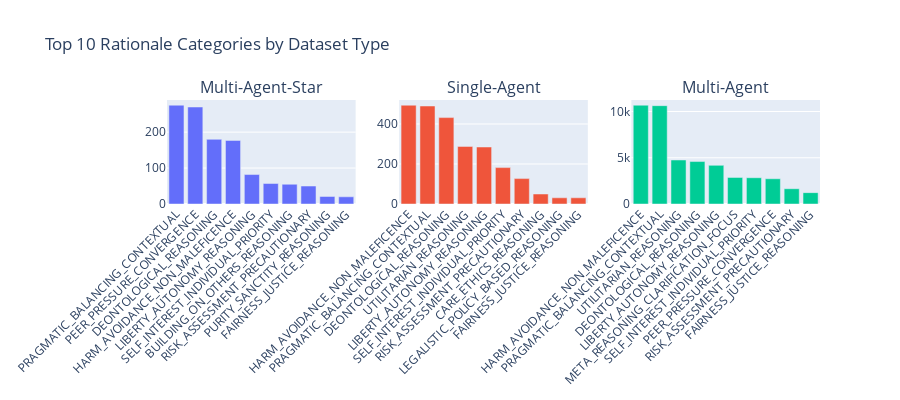
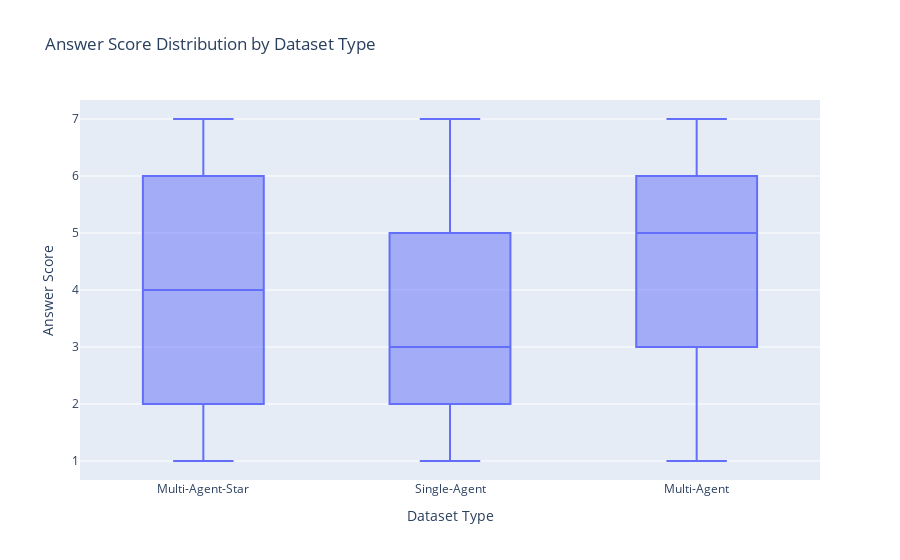
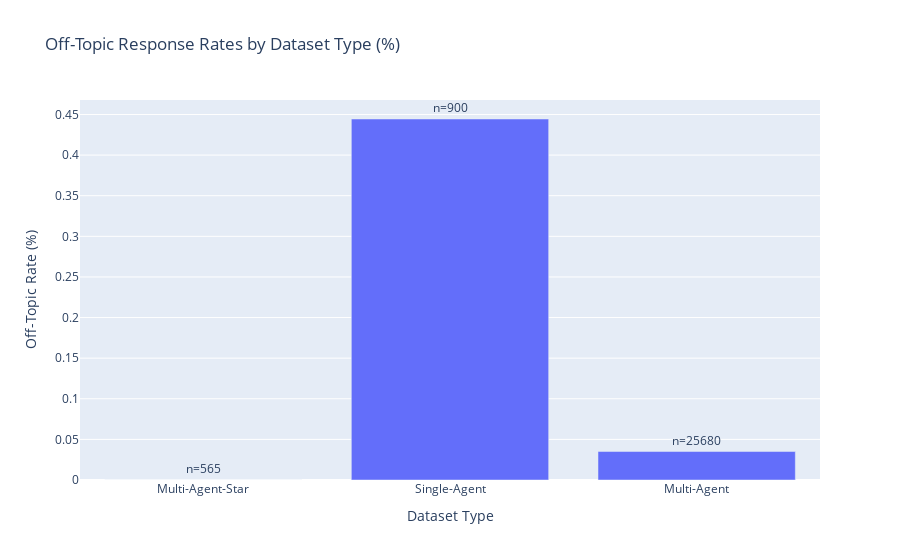
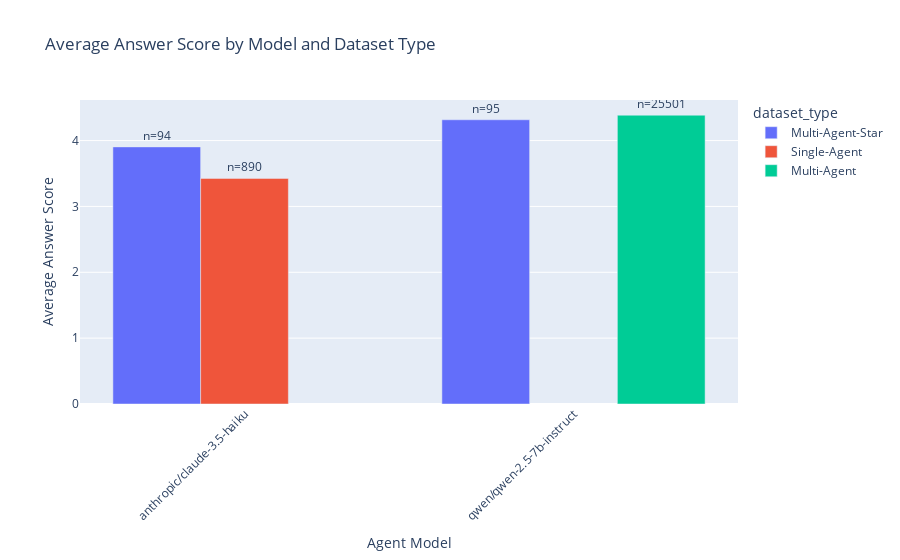

Notebook code for these charts, in order:
### Code cell
# --- Comparative Analysis Between All Dataset Types ---
print("\n=== COMPARATIVE ANALYSIS ===")

# Filter out combined dataset for comparison (we'll show it separately)
comparison_datasets = {k: v for k, v in prepared_datasets.items() if k != 'combined'}

if len(comparison_datasets) >= 2:
    print(f"Comparing {len(comparison_datasets)} dataset types")
    
    # 1. Side-by-side Category Comparison
    valid_exploded_datasets = {k: v['exploded'] for k, v in comparison_datasets.items() 
                              if not v['exploded'].empty and 'selected_categories' in v['exploded'].columns}
    
    if len(valid_exploded_datasets) >= 2:
        print("\n1. Category Distribution Comparison")
        
        # Create subplots for category comparison
        n_datasets = len(valid_exploded_datasets)
        cols = min(3, n_datasets)  # Max 3 columns
        rows = (n_datasets + cols - 1) // cols  # Calculate needed rows
        
        fig = make_subplots(
            rows=rows, cols=cols,
            subplot_titles=[k.replace('_', '-').title() for k in valid_exploded_datasets.keys()],
            specs=[[{"type": "bar"} for _ in range(cols)] for _ in range(rows)]
        )
        
        for i, (data_type, exploded_df) in enumerate(valid_exploded_datasets.items()):
            row = (i // cols) + 1
            col = (i % cols) + 1
            
            category_counts = exploded_df['selected_categories'].value_counts().head(10)
            
            fig.add_trace(
                go.Bar(x=category_counts.index, y=category_counts.values, 
                      name=data_type.replace('_', '-').title()),
                row=row, col=col
            )
        
        fig.update_layout(
            title_text="Top 10 Rationale Categories by Dataset Type",
            height=400 * rows,
            showlegend=False
        )
        fig.update_xaxes(tickangle=-45)
        fig.show()
    
    # 2. Answer Score Comparison
    valid_analysis_datasets = {k: v['analysis'] for k, v in comparison_datasets.items() 
                              if not v['analysis'].empty and 'extracted_answer_numeric' in v['analysis'].columns}
    
    if len(valid_analysis_datasets) >= 2:
        print("\n2. Answer Score Distribution Comparison")
        
        comparison_data = []
        for data_type, analysis_df in valid_analysis_datasets.items():
            scores = analysis_df[analysis_df['extracted_answer_numeric'].notna()]
            for score in scores['extracted_answer_numeric']:
                comparison_data.append({
                    'score': score, 
                    'dataset_type': data_type.replace('_', '-').title()
                })
        
        if comparison_data:
            comparison_df = pd.DataFrame(comparison_data)
            
            fig = px.box(comparison_df, x='dataset_type', y='score',
                        title='Answer Score Distribution by Dataset Type',
                        labels={'dataset_type': 'Dataset Type', 'score': 'Answer Score'})
            fig.show()
    
    # 3. Off-topic Response Comparison
    print("\n3. Off-topic Response Rate Comparison")
    
    off_topic_comparison_data = []
    for data_type, data_dict in comparison_datasets.items():
        analysis_df = data_dict['analysis']
        if not analysis_df.empty and 'is_response_off_topic' in analysis_df.columns:
            off_topic_rate = (analysis_df['is_response_off_topic'].sum() / len(analysis_df)) * 100
            off_topic_comparison_data.append({
                'dataset_type': data_type.replace('_', '-').title(),
                'off_topic_rate': off_topic_rate,
                'total_responses': len(analysis_df)
            })
    
    if off_topic_comparison_data:
        off_topic_df = pd.DataFrame(off_topic_comparison_data)
        
        fig = px.bar(off_topic_df, x='dataset_type', y='off_topic_rate',
                    title='Off-Topic Response Rates by Dataset Type (%)',
                    labels={'dataset_type': 'Dataset Type', 'off_topic_rate': 'Off-Topic Rate (%)'},
                    text='total_responses')
        fig.update_traces(texttemplate='n=%{text}', textposition="outside")
        fig.show()
    
    # 4. Model Performance Comparison (if applicable)
    print("\n4. Model Performance Comparison")
    
    model_performance_data = []
    for data_type, data_dict in comparison_datasets.items():
        analysis_df = data_dict['analysis']
        if (not analysis_df.empty and 'agent_model' in analysis_df.columns and 
            'extracted_answer_numeric' in analysis_df.columns):
            
            model_perf = analysis_df.groupby('agent_model')['extracted_answer_numeric'].agg(['mean', 'count']).reset_index()
            model_perf['dataset_type'] = data_type.replace('_', '-').title()
            model_performance_data.append(model_perf)
    
    if model_performance_data:
        combined_model_perf = pd.concat(model_performance_data, ignore_index=True)
        
        # Filter to models that appear in multiple datasets
        model_counts = combined_model_perf['agent_model'].value_counts()
        common_models = model_counts[model_counts > 1].index
        
        if len(common_models) > 0:
            filtered_perf = combined_model_perf[combined_model_perf['agent_model'].isin(common_models)]
            
            fig = px.bar(filtered_perf, x='agent_model', y='mean',
                        color='dataset_type', barmode='group',
                        title='Average Answer Score by Model and Dataset Type',
                        labels={'agent_model': 'Agent Model', 'mean': 'Average Answer Score'},
                        text='count')
            fig.update_traces(texttemplate='n=%{text}', textposition="outside")
            fig.update_layout(xaxis_tickangle=-45)
            fig.show()

else:
    print("Not enough datasets for comparative analysis (need at least 2 non-empty datasets)")

print("\n=== ANALYSIS COMPLETE ===")

### Figure 1 — Plotly figure (JSON) as saved in the notebook; plotly's stock layout.template omitted (floating-point values rounded to 4 significant figures)
{"data": [{"name": "Multi-Agent-Star", "type": "bar", "x": ["PRAGMATIC_BALANCING_CONTEXTUAL", "PEER_PRESSURE_CONVERGENCE", "DEONTOLOGICAL_REASONING", "HARM_AVOIDANCE_NON_MALEFICENCE", "LIBERTY_AUTONOMY_REASONING", "SELF_INTEREST_INDIVIDUAL_PRIORITY", "BUILDING_ON_OTHERS_REASONING", "RISK_ASSESSMENT_PRECAUTIONARY", "PURITY_SANCTITY_REASONING", "FAIRNESS_JUSTICE_REASONING"], "xaxis": "x", "y": [275, 270, 180, 177, 82, 57, 55, 50, 21, 20], "yaxis": "y"}, {"name": "Single-Agent", "type": "bar", "x": ["HARM_AVOIDANCE_NON_MALEFICENCE", "PRAGMATIC_BALANCING_CONTEXTUAL", "DEONTOLOGICAL_REASONING", "UTILITARIAN_REASONING", "LIBERTY_AUTONOMY_REASONING", "SELF_INTEREST_INDIVIDUAL_PRIORITY", "RISK_ASSESSMENT_PRECAUTIONARY", "CARE_ETHICS_REASONING", "LEGALISTIC_POLICY_BASED_REASONING", "FAIRNESS_JUSTICE_REASONING"], "xaxis": "x2", "y": [494, 490, 432, 288, 285, 182, 127, 50, 31, 31], "yaxis": "y2"}, {"name": "Multi-Agent", "type": "bar", "x": ["HARM_AVOIDANCE_NON_MALEFICENCE", "PRAGMATIC_BALANCING_CONTEXTUAL", "UTILITARIAN_REASONING", "DEONTOLOGICAL_REASONING", "LIBERTY_AUTONOMY_REASONING", "META_REASONING_CLARIFICATION_FOCUS", "SELF_INTEREST_INDIVIDUAL_PRIORITY", "PEER_PRESSURE_CONVERGENCE", "RISK_ASSESSMENT_PRECAUTIONARY", "FAIRNESS_JUSTICE_REASONING"], "xaxis": "x3", "y": [10680, 10630, 4757, 4588, 4178, 2874, 2840, 2727, 1652, 1229], "yaxis": "y3"}], "layout": {"annotations": [{"font": {"size": 16}, "showarrow": false, "text": "Multi-Agent-Star", "x": 0.1444, "xanchor": "center", "xref": "paper", "y": 1, "yanchor": "bottom", "yref": "paper"}, {"font": {"size": 16}, "showarrow": false, "text": "Single-Agent", "x": 0.5, "xanchor": "center", "xref": "paper", "y": 1, "yanchor": "bottom", "yref": "paper"}, {"font": {"size": 16}, "showarrow": false, "text": "Multi-Agent", "x": 0.8556, "xanchor": "center", "xref": "paper", "y": 1, "yanchor": "bottom", "yref": "paper"}], "height": 400, "showlegend": false, "title": {"text": "Top 10 Rationale Categories by Dataset Type"}, "xaxis": {"anchor": "y", "domain": [0, 0.2889], "tickangle": -45}, "xaxis2": {"anchor": "y2", "domain": [0.3556, 0.6444], "tickangle": -45}, "xaxis3": {"anchor": "y3", "domain": [0.7111, 1], "tickangle": -45}, "yaxis": {"anchor": "x", "domain": [0, 1]}, "yaxis2": {"anchor": "x2", "domain": [0, 1]}, "yaxis3": {"anchor": "x3", "domain": [0, 1]}}}

### Figure 2 — Plotly figure (JSON) as saved in the notebook; plotly's stock layout.template omitted (floating-point values rounded to 4 significant figures; data arrays with more than 128 entries replaced by an {"elided": "..."} marker saying what was removed)
{"data": [{"alignmentgroup": "True", "hovertemplate": "Dataset Type=%{x}<br>Answer Score=%{y}<extra></extra>", "legendgroup": "", "marker": {"color": "#636efa"}, "name": "", "notched": false, "offsetgroup": "", "orientation": "v", "showlegend": false, "type": "box", "x": {"elided": "26955 str values"}, "x0": " ", "xaxis": "x", "y": {"elided": "26955 int values"}, "y0": " ", "yaxis": "y"}], "layout": {"boxmode": "group", "legend": {"tracegroupgap": 0}, "title": {"text": "Answer Score Distribution by Dataset Type"}, "xaxis": {"anchor": "y", "domain": [0, 1], "title": {"text": "Dataset Type"}}, "yaxis": {"anchor": "x", "domain": [0, 1], "title": {"text": "Answer Score"}}}}

### Figure 3 — Plotly figure (JSON) as saved in the notebook; plotly's stock layout.template omitted (floating-point values rounded to 4 significant figures)
{"data": [{"alignmentgroup": "True", "hovertemplate": "Dataset Type=%{x}<br>Off-Topic Rate (%)=%{y}<br>total_responses=%{text}<extra></extra>", "legendgroup": "", "marker": {"color": "#636efa", "pattern": {"shape": ""}}, "name": "", "offsetgroup": "", "orientation": "v", "showlegend": false, "text": [565, 900, 25680], "textposition": "outside", "texttemplate": "n=%{text}", "type": "bar", "x": ["Multi-Agent-Star", "Single-Agent", "Multi-Agent"], "xaxis": "x", "y": [0, 0.4444, 0.03505], "yaxis": "y"}], "layout": {"barmode": "relative", "legend": {"tracegroupgap": 0}, "title": {"text": "Off-Topic Response Rates by Dataset Type (%)"}, "xaxis": {"anchor": "y", "domain": [0, 1], "title": {"text": "Dataset Type"}}, "yaxis": {"anchor": "x", "domain": [0, 1], "title": {"text": "Off-Topic Rate (%)"}}}}

### Figure 4 — Plotly figure (JSON) as saved in the notebook; plotly's stock layout.template omitted (floating-point values rounded to 4 significant figures)
{"data": [{"alignmentgroup": "True", "hovertemplate": "dataset_type=Multi-Agent-Star<br>Agent Model=%{x}<br>Average Answer Score=%{y}<br>count=%{text}<extra></extra>", "legendgroup": "Multi-Agent-Star", "marker": {"color": "#636efa", "pattern": {"shape": ""}}, "name": "Multi-Agent-Star", "offsetgroup": "Multi-Agent-Star", "orientation": "v", "showlegend": true, "text": [94, 95], "textposition": "outside", "texttemplate": "n=%{text}", "type": "bar", "x": ["anthropic/claude-3.5-haiku", "qwen/qwen-2.5-7b-instruct"], "xaxis": "x", "y": [3.904, 4.316], "yaxis": "y"}, {"alignmentgroup": "True", "hovertemplate": "dataset_type=Single-Agent<br>Agent Model=%{x}<br>Average Answer Score=%{y}<br>count=%{text}<extra></extra>", "legendgroup": "Single-Agent", "marker": {"color": "#EF553B", "pattern": {"shape": ""}}, "name": "Single-Agent", "offsetgroup": "Single-Agent", "orientation": "v", "showlegend": true, "text": [890], "textposition": "outside", "texttemplate": "n=%{text}", "type": "bar", "x": ["anthropic/claude-3.5-haiku"], "xaxis": "x", "y": [3.426], "yaxis": "y"}, {"alignmentgroup": "True", "hovertemplate": "dataset_type=Multi-Agent<br>Agent Model=%{x}<br>Average Answer Score=%{y}<br>count=%{text}<extra></extra>", "legendgroup": "Multi-Agent", "marker": {"color": "#00cc96", "pattern": {"shape": ""}}, "name": "Multi-Agent", "offsetgroup": "Multi-Agent", "orientation": "v", "showlegend": true, "text": [25501], "textposition": "outside", "texttemplate": "n=%{text}", "type": "bar", "x": ["qwen/qwen-2.5-7b-instruct"], "xaxis": "x", "y": [4.385], "yaxis": "y"}], "layout": {"barmode": "group", "legend": {"title": {"text": "dataset_type"}, "tracegroupgap": 0}, "title": {"text": "Average Answer Score by Model and Dataset Type"}, "xaxis": {"anchor": "y", "domain": [0, 1], "tickangle": -45, "title": {"text": "Agent Model"}}, "yaxis": {"anchor": "x", "domain": [0, 1], "title": {"text": "Average Answer Score"}}}}
